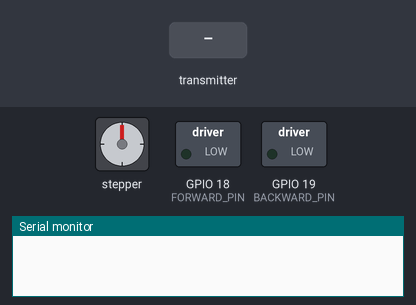
Bench run of a sketch on a simulated ESP32-C3. Parts: stepper motor, switched loads named in the sketch (green lamp = pin HIGH), the last lines printed to the serial monitor. Wiring (inferred from the names in the program): stepper motor (2048 steps per turn assumed): coils GPIO 1, GPIO 2, GPIO 3, GPIO 4. The test bench sets the inputs (shaded band). Pins used as bus, display or sensor lines are not drawn.

Above: at 1.2 s.
1.3 s: the transmitter starts sending forward = 1
At 2.2 s:
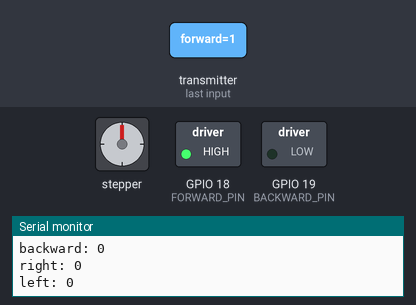
2.8 s: the transmitter starts sending right = 1
At 4.3 s:
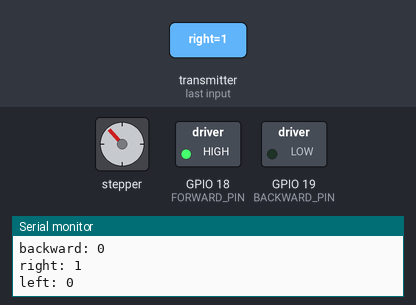
4.8 s: the transmitter starts sending backward = 1
At 5.4 s:
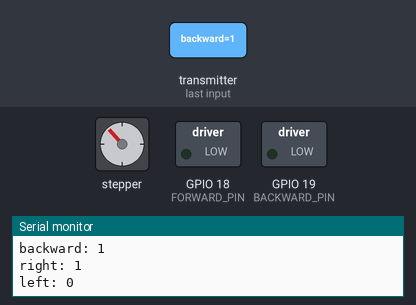
6.3 s: the transmitter starts sending left = 1
At 7.5 s:
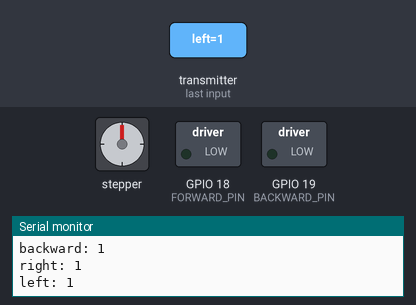
8.3 s: the transmitter starts sending forward = 0
At 8.7 s:
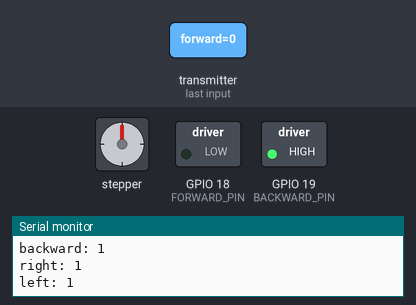
9.8 s: the transmitter starts sending right = 0
At 10.7 s:
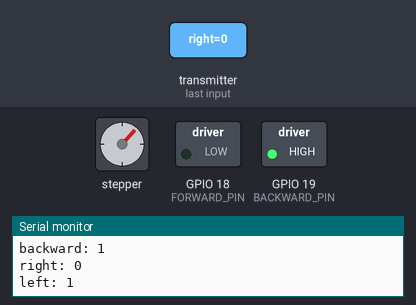
Timing chart, 0 to 12.8 s (numbered marks = the images above; inputs shaded):
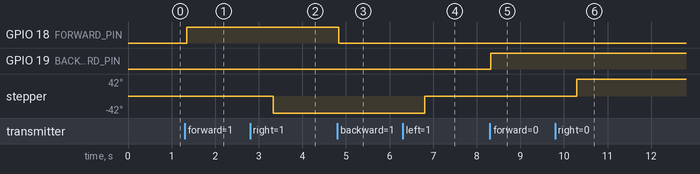

The sketch:

espnow_com_slave.ino
```cpp
#include <esp_now.h>
#include <WiFi.h>
#include "config.hpp"
#include "stepper_motor.hpp"


#define POS_RIGHT 1
#define POS_LEFT 2
#define POS_CENTER 0
uint8_t wheel_pos = 0;

// Structure example to receive data
// Must match the sender structure
typedef struct struct_message {
    bool forward;
    bool backward;
    bool right;
    bool left;
} struct_message;

// Create a struct_message called myData
struct_message myData;

// callback function that will be executed when data is received
void OnDataRecv(const uint8_t * mac, const uint8_t *incomingData, int len) {
  memcpy(&myData, incomingData, sizeof(myData));
  Serial.print("Bytes received: ");
  Serial.println(len);
  Serial.print("forward: ");
  Serial.println(myData.forward);
  Serial.print("backward: ");
  Serial.println(myData.backward);
  Serial.print("right: ");
  Serial.println(myData.right);
  Serial.print("left: ");
  Serial.println(myData.left);
  Serial.println();


	//both forward and backward are pressed or not pressed
	if ((myData.forward && myData.backward) || (!myData.forward && !myData.backward)){
		digitalWrite(FORWARD_PIN,  LOW);
		digitalWrite(BACKWARD_PIN, LOW);
	}

	//forward is pressed and back is not
	if (myData.forward && !myData.backward){
		digitalWrite(FORWARD_PIN,  HIGH);
		digitalWrite(BACKWARD_PIN, LOW);
	}

	//backward is pressed forward is not
	if (!myData.forward && myData.backward){
		digitalWrite(FORWARD_PIN,  LOW);
		digitalWrite(BACKWARD_PIN, HIGH);
	}

	//right is pushed, left is not
  if (myData.right && !myData.left) {
	switch (wheel_pos){
		case POS_RIGHT:
			break;
		case POS_LEFT:
			turn_right();
			turn_right();
			break;
		case POS_CENTER:
			turn_right();
			break;
		default:
			break;
	}//end switch wheel_pos
	wheel_pos = POS_RIGHT;
  } //endif right=true, left=false


	//both left and right are pressed or neither are pressed
	if ((myData.right && myData.left) || (!myData.right && !myData.left)){
		switch (wheel_pos){
			case POS_RIGHT:
				turn_left();
				break;
			case POS_LEFT:
				turn_right();
				break;
			case POS_CENTER:
				break;
			default:
				break;
		}//end switch wheel_pos
		wheel_pos = POS_CENTER;
	}

	//left is pressed, right is not
	if (!myData.right && myData.left){
		switch (wheel_pos){
			case POS_RIGHT:
				turn_left();
				turn_left();
				break;
			case POS_LEFT:
				break;
			case POS_CENTER:
				turn_left();
				break;
			default:
				break;
		}//end switch wheel_pos
		wheel_pos = POS_LEFT;
	}
}

void setup() {
  // Initialize Serial Monitor
  Serial.begin(115200);

  // Set device as a Wi-Fi Station
  WiFi.mode(WIFI_STA);

  // Init ESP-NOW
  if (esp_now_init() != ESP_OK) {
    Serial.println("Error initializing ESP-NOW");
    return;
  }

  // Once ESPNow is successfully Init, we will register for recv CB to
  // get recv packer info
  esp_now_register_recv_cb(OnDataRecv);


  pinMode(FORWARD_PIN, OUTPUT);  //forward
  pinMode(BACKWARD_PIN, OUTPUT); //backward
  pinMode(N_ONE, OUTPUT); //backward
  pinMode(N_TWO, OUTPUT); //backward
  pinMode(N_THREE, OUTPUT); //backward
  pinMode(N_FOUR, OUTPUT); //backward
}

void loop() {

}
```

stepper_motor.cpp
```cpp
#include "stepper_motor.hpp"

void turn_left() {
	for (int i = 0; i < MOTOR_CYCLE_COUNT; i++) {
		digitalWrite(N_ONE, HIGH);
		delay(STEP_DELAY);

		digitalWrite(N_ONE, LOW);
		digitalWrite(N_TWO, HIGH);
		delay(STEP_DELAY);

		digitalWrite(N_TWO, LOW);
		digitalWrite(N_THREE, HIGH);
		delay(STEP_DELAY);

		digitalWrite(N_THREE, LOW);
		digitalWrite(N_FOUR, HIGH);
		delay(STEP_DELAY);

		digitalWrite(N_FOUR, LOW);
	}
}

void turn_right() {
	for (int i = 0; i < MOTOR_CYCLE_COUNT; i++) {
		digitalWrite(N_FOUR, HIGH);
		delay(STEP_DELAY);

		digitalWrite(N_FOUR, LOW);
		digitalWrite(N_THREE, HIGH);
		delay(STEP_DELAY);

		digitalWrite(N_THREE, LOW);
		digitalWrite(N_TWO, HIGH);
		delay(STEP_DELAY);

		digitalWrite(N_TWO, LOW);
		digitalWrite(N_ONE, HIGH);
		delay(STEP_DELAY);

		digitalWrite(N_ONE, LOW);
	}
}
```

stepper_motor.hpp
```cpp
#ifndef STEPPER_MOTOR
#define STEPPER_MOTOR

#include "config.hpp"
#include <iostream>
#include "Arduino.h"

#define STEP_DELAY 2

using namespace std;
void turn_left();
void turn_right();

#endif
```

config.hpp
```cpp
#ifndef CONFIG_H
#define CONFIG_H

//define which microcontroller you are using
#define esp32_c3

#ifdef esp32_c3
	#define FORWARD_PIN		18
	#define BACKWARD_PIN	19
	#define N_ONE			1
	#define N_TWO			2
	#define N_THREE			3
	#define N_FOUR			4
#endif


#ifdef esp8266
//TODO define these pins to better values
	#define FORWARD_PIN		2
	#define BACKWARD_PIN	0
	#define RIGHT_PIN		4
	#define LEFT_PIN		5
	#define N_ONE			14
	#define N_TWO			12
	#define N_THREE			13
	#define N_FOUR			15
#endif

//for stepper motor stuff
#define MOTOR_CYCLE_COUNT 60

#endif //CONFIG_H
```

Measured:
- after the input at 1.3 s, GPIO 18 (FORWARD_PIN): LOW → HIGH after 0.05 s
- after the input at 2.8 s, stepper: turns 42° counter-clockwise, starting after 0.53 s
- after the input at 4.8 s, GPIO 18 (FORWARD_PIN): HIGH → LOW at once
- after the input at 6.3 s, stepper: turns 42° clockwise, starting after 0.50 s
- after the input at 8.3 s, GPIO 19 (BACKWARD_PIN): LOW → HIGH at once
- after the input at 9.8 s, stepper: turns 42° clockwise, starting after 0.49 s
